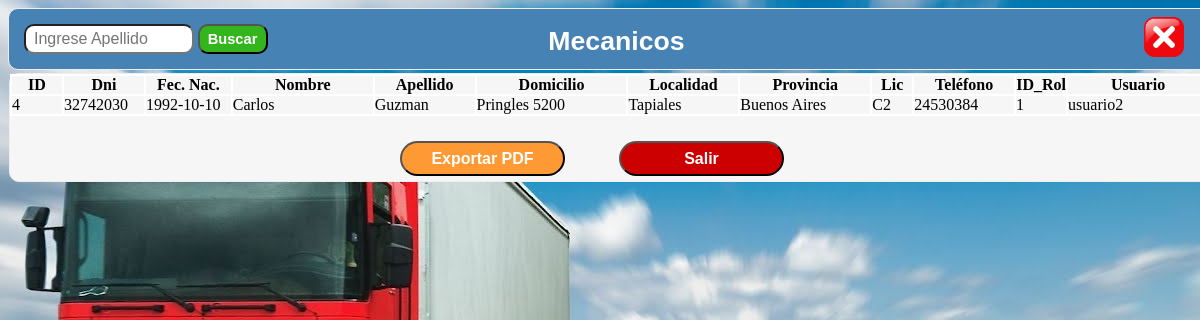
The page /ver_mecanicos.php on the database its author committed.
### tables this page shows
CREATE TABLE IF NOT EXISTS empleado (
	id 					int 			AUTO_INCREMENT,
    dni					int	 			NOT NULL,
    fecha_nac 			DATE			NOT NULL,
	nombre 				varchar(50)		NOT NULL,
	apellido 			varchar(50)		NOT NULL,
    domicilio			varchar(50)		NOT NULL,
    localidad			varchar(50)		NOT NULL,
	provincia			varchar(50)		NOT NULL,	
    lic					varchar(5)		NOT NULL,	
    telefono			int				NOT NULL,	
	id_cargo 			int				NOT NULL,
    id_rol				int				NOT NULL,	
	usuario 			varchar(50)		NOT NULL,
	password 			varchar(50)		NOT NULL,
	PRIMARY KEY (id),
	FOREIGN KEY (id_cargo) 	REFERENCES cargo (id),
	FOREIGN KEY (id_rol) 	REFERENCES rol 	 (id)
);

### ver_mecanicos.php (the view, shortened to what this page needs)
<html>
<head>
<link rel="stylesheet" type="text/css" href="estilos\ver_lista_empleado.css">
</head>
<body Background="imagenes\fondo.jpg">
<div id="contenedor">
	<div id="cabecera">
	<form ACTION="buscar_mecanico.php" METHOD="POST">
	<div class="buscar">
	<input type="text" name="palabra" placeholder="Ingrese Apellido" class="campo_buscar">
	<input type="submit" name="buscador" value="Buscar" class="campo_buscador">
	</form>
		<div class="titulo">
		Mecanicos
		</div>
		<a href="menu_supervisor.php"><img src="imagenes\cerrar.png" class="imagen_atras"/></a>
	</div>
<div id="cuerpo">
  <table border='1' cellpadding='0' align="center" cellspacing='0' width='auto' bgcolor='#F6F6F6' bordercolor='#FFFFFF'>
	<tr align="center">
	  <td width='50'	style='font-weight: bold'>ID			 </td>
      <td width='80'	style='font-weight: bold'>Dni			 </td>
      <td width='85'	style='font-weight: bold'>Fec. Nac.		 </td>
      <td width='140'	style='font-weight: bold'>Nombre	 	 </td>
      <td width='100'	style='font-weight: bold'>Apellido		 </td>
	  <td width='150'	style='font-weight: bold'>Domicilio		 </td>
	  <td width='110'	style='font-weight: bold'>Localidad		 </td>
	  <td width='130'	style='font-weight: bold'>Provincia	     </td>
	  <td width='40'	style='font-weight: bold'>Lic			 </td>
	  <td width='100'	style='font-weight: bold'>Tel&eacute;fono</td>
      <td width='50'	style='font-weight: bold'>ID_Rol		 </td>
	  <td width='140'	style='font-weight: bold'>Usuario	     </td>
    </tr>
<?php
	$cadena ="SELECT * FROM empleado WHERE id_cargo= 4";
	$tabla = mysql_query($cadena);
	while ($registro = mysql_fetch_array($tabla)){
	echo "
    <tr>
	  <td width='50'>"	.$registro['id'].		"</td>
      <td width='80'>"	.$registro['dni'].		"</td>
      <td width='85'>"	.$registro['fecha_nac']."</td>
	  <td width='140'>"	.$registro['nombre'].	"</td>
	  <td width='100'>"	.$registro['apellido'].	"</td>
	  <td width='150'>"	.$registro['domicilio']."</td>
	  <td width='110'>"	.$registro['localidad']."</td>
	  <td width='130'>"	.$registro['provincia']."</td>
	  <td width='40'>"	.$registro['lic'].		"</td>
	  <td width='100'>"	.$registro['telefono'].	"</td>
	  <td width='50'>"	.$registro['id_rol'].	"</td>
	  <td width='140'>"	.$registro['usuario'].	"</td>
    </tr>  ";
}
?>
 </table>
 <a href= "generar_pdf_mecanicos.php"><input type="submit" value="Exportar PDF" class="boton_pdf"></a>
 <a href= "pantalla.php"><input type="submit" value="Salir" class="boton_salir"></a>
</div>
</div>
</body>
</html>

### estilos/ver_lista_empleado.css (style rules this page uses)
#contenedor { width: auto; height: auto; margin: 5 0 0 0px; }
#cabecera { width: 1200px; height: 60px; background-color: #4682B4; color: white; border-radius: 10px; border-style: groove; border-width: 1px; }
#cuerpo { width: 1200px; height: auto; background-color: #F6F6F6; border-radius: 10px; margin: 4 0 0 0px; border-style: groove; border-width: 1px; }
.buscar { margin:0 0 0 15px; }
.campo_buscar { width: 170px; height: 30px; font-size: 12pt; padding-left: 8px; margin: 15 0 0 0px; border-radius: 10px; }
.campo_buscador { width: 70px; height: 30px; font-size: 11pt; font-weight: bold; background-color: #34B51D; color: white; padding-left: 5px; margin: 15 0 0 0px; border-radius: 10px; }
.titulo { font-size: 20pt; font-family: helvetica; color: white; text-align: center; font-weight: bold; margin: -28 0 0 0px; }
.imagen_atras { width:40px; height:40px; border-style: groove; border-width: 0px; margin:-40 0 0 1120px; background-color: #4682B4; border-radius: 5px; }
.boton_pdf { width: 165px; height: 35px; background-color: #FF9933; color: white; font-size: 12pt; font-weight: bold; margin: 25 0 5 390px; border-radius: 30px; }
.boton_salir { width: 165px; height: 35px; background-color: #CC0000; color: white; font-size: 12pt; font-weight: bold; margin: 25 0 5 50px; border-radius: 30px; }

### rows shown on the page
empleado: id "4", dni "32742030", fecha_nac "1992-10-10", nombre "Carlos", apellido "Guzman", domicilio "Pringles 5200", localidad "Tapiales", provincia "Buenos Aires", lic "C2", telefono "24530384", id_rol "1", usuario "usuario2"
